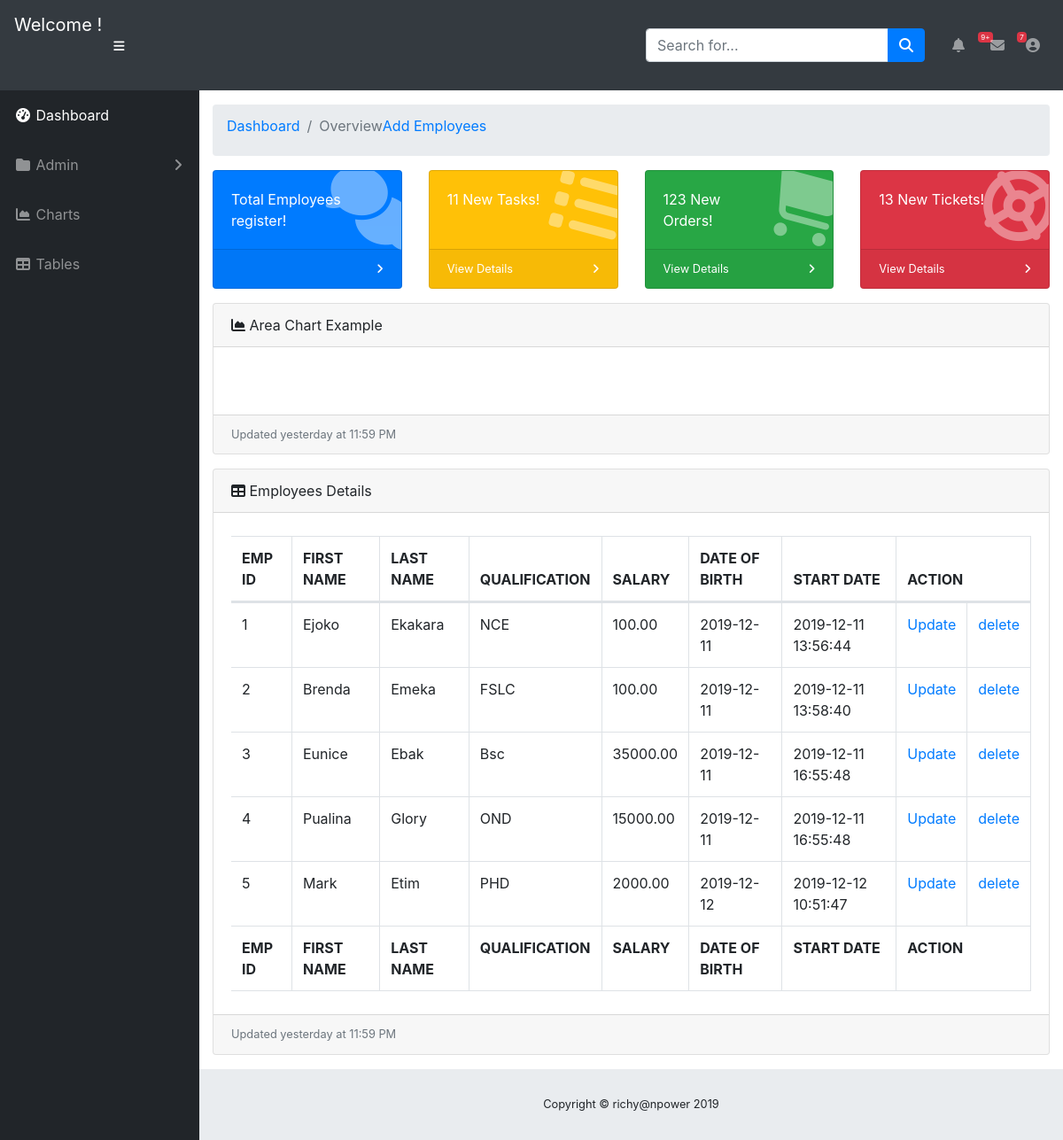
The page / on the database its author committed.
### tables this page shows
CREATE TABLE `employees` (
  `id` int(11) NOT NULL,
  `fname` varchar(255) DEFAULT NULL,
  `lname` varchar(255) DEFAULT NULL,
  `qual_name` varchar(255) NOT NULL,
  `salary` decimal(8,2) DEFAULT NULL,
  `dob` date DEFAULT NULL,
  `djoin` datetime NOT NULL DEFAULT current_timestamp(),
  `qual_id` int(11) DEFAULT NULL
);

### index.php (the view, shortened to what this page needs)
<?php
include('config.php');
 $sql = "SELECT * FROM employees";
$stmt = $conn->query($sql);
 ?>
<!DOCTYPE html>
<html lang="en">
<head>
  <link href="vendor/fontawesome-free/css/all.min.css" rel="stylesheet" type="text/css">
  <link href="vendor/datatables/dataTables.bootstrap4.css" rel="stylesheet">
  <link href="css/sb-admin.css" rel="stylesheet">
</head>
<body id="page-top">
  <nav class="navbar navbar-expand navbar-dark bg-dark static-top">
    <a class="navbar-brand mr-1" href="index.html"><p>Welcome <?php echo $_SESSION['username']; ?>!</p><br></a>
    <button class="btn btn-link btn-sm text-white order-1 order-sm-0" id="sidebarToggle" href="#">
      <i class="fas fa-bars"></i>
    </button>
    <form class="d-none d-md-inline-block form-inline ml-auto mr-0 mr-md-3 my-2 my-md-0">
      <div class="input-group">
        <input type="text" class="form-control" placeholder="Search for..." aria-label="Search" aria-describedby="basic-addon2">
        <div class="input-group-append">
          <button class="btn btn-primary" type="button">
            <i class="fas fa-search"></i>
          </button>
        </div>
      </div>
    </form>
    <ul class="navbar-nav ml-auto ml-md-0">
      <li class="nav-item dropdown no-arrow mx-1">
        <a class="nav-link dropdown-toggle" href="#" id="alertsDropdown" role="button" data-toggle="dropdown" aria-haspopup="true" aria-expanded="false">
          <i class="fas fa-bell fa-fw"></i>
          <span class="badge badge-danger">9+</span>
        </a>
      </li>
      <li class="nav-item dropdown no-arrow mx-1">
        <a class="nav-link dropdown-toggle" href="#" id="messagesDropdown" role="button" data-toggle="dropdown" aria-haspopup="true" aria-expanded="false">
          <i class="fas fa-envelope fa-fw"></i>
          <span class="badge badge-danger">7</span>
        </a>
      </li>
      <li class="nav-item dropdown no-arrow">
        <a class="nav-link dropdown-toggle" href="#" id="userDropdown" role="button" data-toggle="dropdown" aria-haspopup="true" aria-expanded="false">
          <i class="fas fa-user-circle fa-fw"></i>
        </a>
      </li>
    </ul>
  </nav>
  <div id="wrapper">
    <ul class="sidebar navbar-nav">
      <li class="nav-item active">
        <a class="nav-link" href="index.html">
          <i class="fas fa-fw fa-tachometer-alt"></i>
          <span>Dashboard</span>
        </a>
      </li>
      <li class="nav-item dropdown">
        <a class="nav-link dropdown-toggle" href="index.php" id="pagesDropdown" role="button" data-toggle="dropdown" aria-haspopup="true" aria-expanded="false">
          <i class="fas fa-fw fa-folder"></i>
          <span>Admin</span>
        </a>
      </li>
      <li class="nav-item">
        <a class="nav-link" href="charts.html">
          <i class="fas fa-fw fa-chart-area"></i>
          <span>Charts</span></a>
      </li>
      <li class="nav-item">
        <a class="nav-link" href="tables.html">
          <i class="fas fa-fw fa-table"></i>
          <span>Tables</span></a>
      </li>
    </ul>
    <div id="content-wrapper">
      <div class="container-fluid">
        <ol class="breadcrumb">
          <li class="breadcrumb-item">
            <a href="index.php">Dashboard</a>
          </li>
          <li class="breadcrumb-item active">Overview</li>
          <div id="new">
          <a href="insert.php">Add Employees</a>
          </div>
        </ol>
        <div class="row">
          <div class="col-xl-3 col-sm-6 mb-3">
            <div class="card text-white bg-primary o-hidden h-100">
              <div class="card-body">
                <div class="card-body-icon">
                  <i class="fas fa-fw fa-comments"><?= $row['total_record'] ?></i>
                </div>
                <div class="mr-5">Total Employees register!</div>
              </div>
              <a class="card-footer text-white clearfix small z-1" href="#">
                <span class="float-right">
                  <i class="fas fa-angle-right"></i>
                </span>
              </a>
            </div>
          </div>
          <div class="col-xl-3 col-sm-6 mb-3">
            <div class="card text-white bg-warning o-hidden h-100">
              <div class="card-body">
                <div class="card-body-icon">
                  <i class="fas fa-fw fa-list"></i>
                </div>
                <div class="mr-5">11 New Tasks!</div>
              </div>
              <a class="card-footer text-white clearfix small z-1" href="#">
                <span class="float-left">View Details</span>
                <span class="float-right">
                  <i class="fas fa-angle-right"></i>
                </span>
              </a>
            </div>
          </div>
          <div class="col-xl-3 col-sm-6 mb-3">
            <div class="card text-white bg-success o-hidden h-100">
              <div class="card-body">
                <div class="card-body-icon">
                  <i class="fas fa-fw fa-shopping-cart"></i>
                </div>
                <div class="mr-5">123 New Orders!</div>
              </div>
              <a class="card-footer text-white clearfix small z-1" href="#">
                <span class="float-left">View Details</span>
                <span class="float-right">
                  <i class="fas fa-angle-right"></i>
                </span>
              </a>
            </div>
          </div>
          <div class="col-xl-3 col-sm-6 mb-3">
            <div class="card text-white bg-danger o-hidden h-100">
              <div class="card-body">
                <div class="card-body-icon">
                  <i class="fas fa-fw fa-life-ring"></i>
                </div>
                <div class="mr-5">13 New Tickets!</div>
              </div>
              <a class="card-footer text-white clearfix small z-1" href="#">
                <span class="float-left">View Details</span>
                <span class="float-right">
                  <i class="fas fa-angle-right"></i>
                </span>
              </a>
            </div>
          </div>
        </div>
        <div class="card mb-3">
          <div class="card-header">
            <i class="fas fa-chart-area"></i>
            Area Chart Example</div>
          <div class="card-body">
            <canvas id="myAreaChart" width="100%" height="30"></canvas>
          </div>
          <div class="card-footer small text-muted">Updated yesterday at 11:59 PM</div>
        </div>
        <div class="card mb-3">
          <div class="card-header">
            <i class="fas fa-table"></i>
            Employees Details</div>
          <div class="card-body">
            <div class="table-responsive">
              <table class="table table-bordered" id="dataTable" width="100%" cellspacing="0">
                <thead>
                  <tr>
                  <th>EMP ID</th>
                    <th>FIRST NAME</th>
                    <th>LAST NAME</th>
                    <th>QUALIFICATION</th>
                    <th>SALARY</th>
                    <th>DATE OF BIRTH</th>
                    <th>START DATE</th>
                    <th colspan="2">ACTION</th>
                  </tr>
                </thead>
                <tfoot>
                  <tr>
                  <th>EMP ID</th>
                    <th>FIRST NAME</th>
                    <th>LAST NAME</th>
                    <th>QUALIFICATION</th>
                    <th>SALARY</th>
                    <th>DATE OF BIRTH</th>
                    <th>START DATE</th>
                    <th colspan="2">ACTION</th>
                  </tr>
                </tfoot>
                <tbody>
                <?php
   if($stmt->num_rows > 0){
       while($row = $stmt->fetch_assoc()){
           ?>
<tr>
<td><?= $row['id']?></td>
<td class="e_fname"><?= $row['fname']?></td>
<td class="e_lname"><?= $row['lname']?></td>
<td class="e_qual"><?= $row['qual_name']?></td>
<td><?= $row['salary']?></td>
<td><?= $row['dob']?></td>
<td><?= $row['djoin']?></td>
<td><a href="update.php?id=<?=$row['id']?>">Update</a></td>
<td><a href="delete.php?id=<?=$row['id']?>">delete</a></td>
                  </tr>
                  <?php } }?>
                </tbody>
              </table>
            </div>
          </div>
          <div class="card-footer small text-muted">Updated yesterday at 11:59 PM</div>
        </div>
      </div>
      <footer class="sticky-footer">
        <div class="container my-auto">
          <div class="copyright text-center my-auto">
            <span>Copyright © richy@npower 2019</span>
          </div>
        </div>
      </footer>
    </div>
  </div>
</body>
</html>

### rows shown on the page
employees: id "1", fname "Ejoko", lname "Ekakara", qual_name "NCE", salary "100.00", dob "2019-12-11", djoin "2019-12-11 13:56:44"
employees: id "2", fname "Brenda", lname "Emeka", qual_name "FSLC", salary "100.00", dob "2019-12-11", djoin "2019-12-11 13:58:40"
employees: id "3", fname "Eunice", lname "Ebak", qual_name "Bsc", salary "35000.00", dob "2019-12-11", djoin "2019-12-11 16:55:48"
employees: id "4", fname "Pualina", lname "Glory", qual_name "OND", salary "15000.00", dob "2019-12-11", djoin "2019-12-11 16:55:48"
employees: id "5", fname "Mark", lname "Etim", qual_name "PHD", salary "2000.00", dob "2019-12-12", djoin "2019-12-12 10:51:47"
